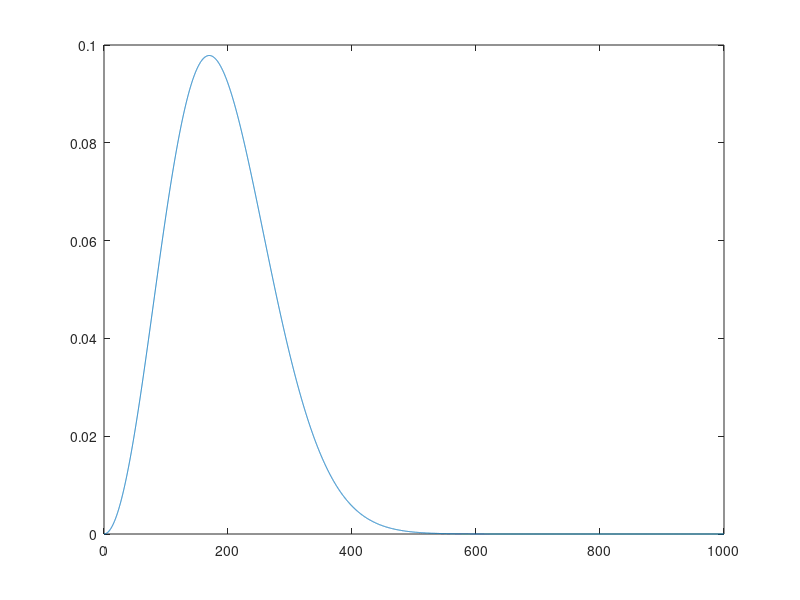

Recreate this plot in MATLAB.
clear all, close all, clc;

v0 = 0.133;
Tau_reach = 120;

dt = 0.1;


x = 0;

t = dt:dt:1000; 
v = v0*(t/Tau_reach).^2.*exp(-0.5*(t/Tau_reach).^2);

for i = 1:length(t)
    

    x = x + v(i)*dt;
  
end

figure, plot(t,v);